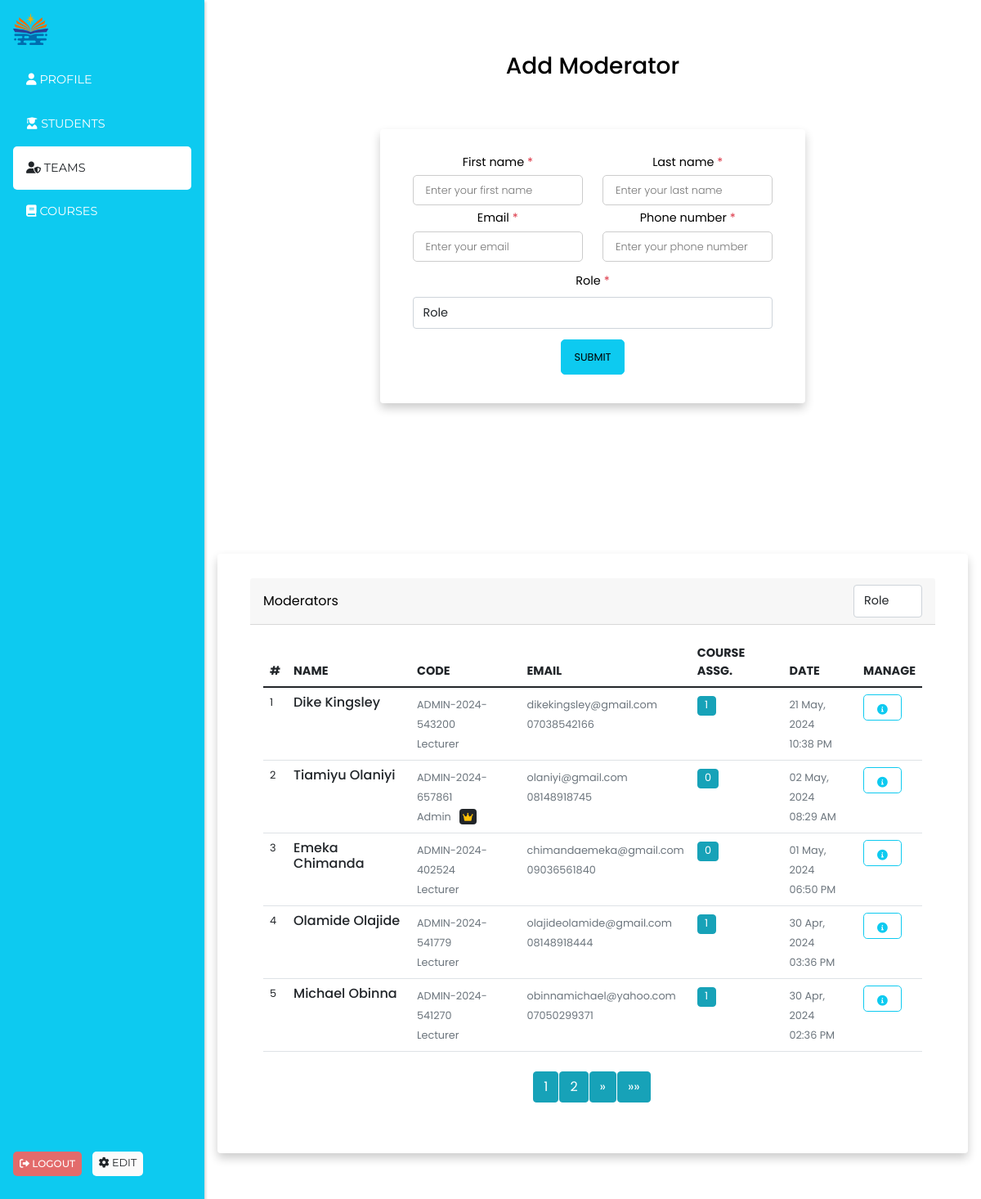
The app's page /teams (signed in) with its own data.
### models/admin.py (models this page shows, shortened)
class Admin(db.Model, UserMixin):
    __tablename__ = "admin"
    id = db.Column(db.String(50), default=hexid, primary_key=True, index=True)
    first_name = db.Column(db.String(50), nullable=False)
    last_name = db.Column(db.String(50), nullable=False)
    active = db.Column(db.Boolean, default=True)
    adm_id = db.Column(
        db.String(50), unique=True, nullable=False, default=generate_admin_id
    )
    email = db.Column(db.String(120), unique=True, nullable=False)
    is_superadmin = db.Column(db.Boolean, default=False)
    phone_number = db.Column(db.String(50), nullable=True)
    role_id = db.Column(db.String(50), db.ForeignKey("role.id"), nullable=False)
    password = db.Column(db.Text, nullable=False)
    date_created = db.Column(db.DateTime, default=datetime.now)
    courses = db.relationship(
        "Course", cascade="all, delete", backref="lecturer", lazy=True
    )

class Role(db.Model):
    __tablename__ = "role"
    id = db.Column(db.String(50), default=hexid, primary_key=True, index=True)
    name = db.Column(db.String(255))
    admin = db.relationship("Admin", backref="role", cascade="all, delete", lazy=True)

### endpoints/admin.py (the view, shortened to what this page needs)
@admin.route("/teams", methods=["GET", "POST"])
@login_required
@admin_required
def teams():
    try:
        page = int(request.args.get("page", 1))
        per_page = int(request.args.get("per_page", 5))
        role = request.args.get("role")
        alert = session.pop("alert", None)
        bg_color = session.pop("bg_color", None)
        roles = get_roles()
        teams_list, total_pages, total_items = get_admins(page, per_page, role)
        return render_template(
            "admin_templates/teams.html",
            alert=alert,
            bg_color=bg_color,
            teams=True,
            roles=roles,
            fetch_role=role,
            teams_lists=teams_list,
            total_pages=total_pages,
            total_items=total_items,
            page=page,
            per_page=per_page,
        )
    except Exception as e:
        print(e, "error@teams")
        db.session.rollback()
        session["alert"] = "Network Error"
        session["bg_color"] = "danger"
        return redirect(url_for("admin.teams"))

### app_config.py (called while the page is built)
def create_app(config=config_object["development"]):
    app = Flask(__name__)
    app.config.from_object(config)
    cors.init_app(app)
    login_manager.init_app(app)
    db.init_app(app)
    migrate.init_app(app, db)
    @login_manager.user_loader
    def load_user(user_id):
        logged_user = Admin.query.get(user_id)
        if not logged_user:
            logged_user = Student.query.get(user_id)
        return logged_user
    @login_manager.unauthorized_handler
    def unauthorized():
        session["alert"] = "Please login to access this page"
        session["bg_color"] = "danger"
        return redirect(url_for("school.login"))
    @app.errorhandler(404)
    def page_not_found(e):
        return render_template("404.html")
    app.register_blueprint(admin_blueprint)
    app.register_blueprint(school_blueprint)
    app.register_blueprint(student_blueprint)
    return app

### models/admin.py (called while the page is built)
def get_roles():
    print("getting roles")
    roles = Role.query.all()
    if not roles:
        add_roles()
        roles = Role.query.all()
    return [{"id": role.id, "name": role.name} for role in roles]

### templates/admin_templates/teams.html (shortened to what this page needs)
{% extends 'admin_templates/admin_layout.html' %}
{% block content %}
<div class="row">
    <div class="col-md-12">
        <div class="container-fluid px-1 py-5 mx-auto">
            <div class="row d-flex justify-content-center">
                <div class="col-xl-7 col-lg-8 col-md-9 col-11 text-center">
                    <h3>Add Moderator</h3>
                    <div class="card">
                        <form action="" method="post" class="form-card">
                            <div class="row justify-content-between text-left">
                                <div class="form-group col-sm-6 flex-column d-flex"> <label
                                        class="form-control-label px-3">First name<span class="text-danger">
                                            *</span></label> <input type="text" id="fname" name="fname"
                                        placeholder="Enter your first name" value="{{first_name}}"
                                        style="font-size: .8rem !important;" onblur="validate(1)"> </div>
                                <div class="form-group col-sm-6 flex-column d-flex"> <label
                                        class="form-control-label px-3">Last name<span class="text-danger">
                                            *</span></label> <input type="text" id="lname" name="lname"
                                        placeholder="Enter your last name" value="{{last_name}}"
                                        style="font-size: .8rem !important;" onblur="validate(2)"> </div>
                            </div>
                            <div class="row justify-content-between text-left">
                                <div class="form-group col-sm-6 flex-column d-flex"> <label
                                        class="form-control-label px-3">Email<span class="text-danger">
                                            *</span></label> <input type="text" id="email" name="email"
                                        placeholder="Enter your email" value="{{email}}"
                                        style="font-size: .8rem !important;" onblur="validate(3)"> </div>
                                <div class="form-group col-sm-6 flex-column d-flex"> <label
                                        class="form-control-label px-3">Phone number<span class="text-danger">
                                            *</span></label> <input type="text" id="mob" name="phone"
                                        placeholder="Enter your phone number" value="{{phone_number}}"
                                        style="font-size: .8rem !important;" onblur="validate(4)"> </div>
                            </div>
                            <div class="row justify-content-between text-left">
                                <div class="form-group col-sm-12 flex-column d-flex"> <label
                                        class="form-control-label px-3 my-2">Role<span class="text-danger">
                                            *</span></label>
                                    <select name="role" id="role" class="form-control py-2 shadow-none"
                                        style="font-size: .9rem !important;" onblur="validate(7)">
                                        <option value="" selected disabled>Role</option>
                                    </select>
                                </div>
                            </div>
                            <div class="row justify-content-end mt-2">
                                <div class="form-group col-sm-12"> <button type="submit"
                                        style="font-size: .8rem !important;" class="btn-block btn-info">Submit</button>
                                </div>
                            </div>
                        </form>
                    </div>
                </div>
            </div>
        </div>
    </div>
</div>
<div class="row mt-3">
    <div class="col-md-12">
        <div class="card">
            <div class="card-header d-flex justify-content-between align-items-center">
                <span>Moderators</span>
                <span>
                    <form action="" method="get">
                        <select name="role" id="role" class="form-control py-2 shadow-none"
                            style="font-size: .9rem !important;" onchange="this.form.submit()">
                            <option value="" {% if not fetch_role %} selected {% endif %} disabled>Role</option>
                        </select>
                    </form>
                </span>
            </div>
            <div class="card-body">
                <div class="row">
                    <div class="col-md-12">
                        <div class="table-responsive">
                            <table class="table no-wrap user-table mb-0">
                                <thead>
                                    <tr>
                                        <th scope="col" class="border-0 text-uppercase font-medium pl-4"
                                            style="font-size: .9rem;">#</th>
                                        <th scope="col" class="border-0 text-uppercase font-medium"
                                            style="font-size: .9rem;">Name</th>
                                        <th scope="col" class="border-0 text-uppercase font-medium"
                                            style="font-size: .9rem;">Code</th>
                                        <th scope="col" class="border-0 text-uppercase font-medium"
                                            style="font-size: .9rem;">Email</th>
                                        <th scope="col" class="border-0 text-uppercase font-medium"
                                            style="font-size: .9rem;">Course Assg.</th>
                                        <th scope="col" class="border-0 text-uppercase font-medium"
                                            style="font-size: .9rem;">Date</th>
                                        <th scope="col" class="border-0 text-uppercase font-medium"
                                            style="font-size: .9rem;">Manage</th>
                                    </tr>
                                </thead>
                                <tbody>
                                    {% for team in teams_lists %}
                                    <tr>
                                        <td class="pl-4" style="font-size: .8rem;">{{ loop.index }}</td>
                                        <td>
                                            <h5 class="font-medium mb-0" style="font-size: 1rem;">{{team.last_name}}
                                                {{team.first_name}}</h5>
                                        </td>
                                        <td>
                                            <span class="text-muted"
                                                style="font-size: .8rem;">{{team.adm_id}}</span><br>
                                            <span class="text-muted" style="font-size: .8rem;">{{team.role.title()}} {%
                                                if team.is_superadmin %} &nbsp; <i
                                                    class="fas fa-crown text-warning bg-dark p-1 rounded"
                                                    style="font-size: .7rem;"></i> {% endif %}</span>
                                        </td>
                                        <td>
                                            <span class="text-muted" style="font-size: .8rem;">{{team.email}}</span><br>
                                            <span class="text-muted"
                                                style="font-size: .8rem;">{{team.phone_number}}</span>
                                        </td>
                                        <td>
                                            <span type="button" class="btn btn-info badge fw-normal" {% if
                                                team.courses_assigned> 0 %} data-bs-toggle="modal"
                                                data-bs-target="#assigModal{{team.id}}" {% endif %}
                                                style="font-size: .8rem;">
                                                {{team.courses_assigned}}
                                            </span>
                                        </td>
                                        <td>
                                            <span class="text-muted"
                                                style="font-size: .8rem;">{{team.date_created}}</span><br>
                                            <span class="text-muted"
                                                style="font-size: .8rem;">{{team.time_created}}</span>
                                        </td>
                                        <td>
                                            <a href="{{ url_for('admin.view_team', team_id=team.id) }}"
                                                class="btn py-0 px-3 btn-outline-info btn-circle btn-lg btn-circle text-decoration-none shadow-none">
                                                <i class="fa-solid fa-circle-info" style="font-size: .8rem;"></i></a>
                                        </td>
                                    </tr>
                                    {% endfor %}
                                </tbody>
                            </table>
                        </div>
                    </div>
                </div>
                <nav aria-label="Page navigation example" class="mt-4">
                    <ul class="pagination justify-content-center">
                        {% for num in range(1, total_pages + 1) %}
                        <li class="page-item {% if num == page %}active{% endif %}">
                            <a class="page-link btn btn-info"
                                href="{{ url_for('admin.teams', page=num, per_page=per_page) }}">{{ num }}</a>
                        </li>
                        {% endfor %}
                        {% if page < total_pages %} <li class="page-item">
                            <a class="page-link btn btn-info"
                                href="{{ url_for('admin.teams', page=page+1, per_page=per_page) }}" aria-label="Next">
                                <span aria-hidden="true">&raquo;</span>
                            </a>
                            </li>
                            <li class="page-item">
                                <a class="page-link btn btn-info"
                                    href="{{ url_for('admin.teams', page=total_pages, per_page=per_page) }}"
                                    aria-label="Last">
                                    <span aria-hidden="true">&raquo;&raquo;</span>
                                </a>
                            </li>
                            {% endif %}
                    </ul>
                </nav>
            </div>
        </div>
    </div>
</div>
</div>
{% endblock content %}

### templates/admin_templates/admin_layout.html (style rules this page uses)
* { margin: 0; padding: 0; box-sizing: border-box; font-family: 'Poppins', sans-serif; }
a { text-decoration: none; color: white; }

### templates/admin_templates/teams.html (style rules this page uses)
body { color: #000; overflow-x: hidden; height: 100%; background-image: url("https://res.cloudinary.com/duyoxldib/image/upload/v1714122278/yusuf-evli-DjQx057gBC0-unsplash_xwh5n9.jpg"); background-attachment: fixed; background-repeat: no-repeat; background-size: 100% 100% }
.card { padding: 30px 40px; margin-top: 60px; margin-bottom: 60px; border: none !important; box-shadow: 0 6px 12px 0 rgba(0, 0, 0, 0.2) }
.form-control-label { margin-bottom: 0 }
input, textarea, button { padding: 8px 15px; border-radius: 5px !important; margin: 5px 0px; box-sizing: border-box; border: 1px solid #ccc; font-size: 18px !important; font-weight: 300 }
.btn.btn-info { color: #fff !important; background-color: #17a2b8 !important; border-color: #17a2b8 !important; margin-right: 2px !important; }
.btn-block { text-transform: uppercase; font-size: 15px !important; font-weight: 400; height: 43px; cursor: pointer }
label { font-size: .9rem; }

### records on screen
Admin: last_name "Dike", first_name "Kingsley", adm_id "ADMIN-2024-543200", email "dikekingsley@gmail.com", phone_number "07038542166"
Role: role "Lecturer" "Lecturer" "Lecturer" "Lecturer"
Admin: last_name "Tiamiyu", first_name "Olaniyi", adm_id "ADMIN-2024-657861", email "olaniyi@gmail.com", phone_number "08148918745"
Role: role "Admin"
Admin: last_name "Emeka", first_name "Chimanda", adm_id "ADMIN-2024-402524", email "chimandaemeka@gmail.com", phone_number "09036561840"
Admin: last_name "Olamide", first_name "Olajide", adm_id "ADMIN-2024-541779", email "olajideolamide@gmail.com", phone_number "08148918444"
Admin: last_name "Michael", first_name "Obinna", adm_id "ADMIN-2024-541270", email "obinnamichael@yahoo.com", phone_number "07050299371"

### other values on screen
{{ team.courses_assigned }} "1" "0" "0" "1" "1"
{{ team.date_created }} "21 May, 2024" "02 May, 2024" "01 May, 2024" "30 Apr, 2024" "30 Apr, 2024"
{{ team.time_created }} "10:38 PM" "08:29 AM" "06:50 PM" "03:36 PM" "02:36 PM"
{{ num }} "1" "2"
